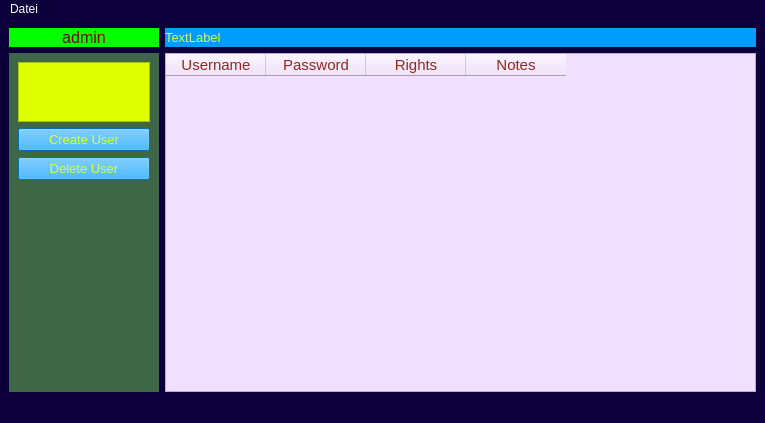
<?xml version="1.0" encoding="UTF-8"?>
<ui version="4.0">
 <class>MainWindowViewUI</class>
 <widget class="QMainWindow" name="MainWindowViewUI">
  <property name="geometry">
   <rect>
    <x>0</x>
    <y>0</y>
    <width>765</width>
    <height>423</height>
   </rect>
  </property>
  <property name="windowTitle">
   <string>MainWindow</string>
  </property>
  <property name="styleSheet">
   <string notr="true">background-color:rgb(11, 0, 57); color: white;</string>
  </property>
  <widget class="QWidget" name="centralwidget">
   <layout class="QGridLayout" name="gridLayout">
    <item row="0" column="0">
     <widget class="QLabel" name="usertype_label">
      <property name="styleSheet">
       <string notr="true">background-color:rgb(4, 255, 0);color:rgb(117, 2, 2);font-size:12pt;</string>
      </property>
      <property name="text">
       <string>admin</string>
      </property>
      <property name="alignment">
       <set>Qt::AlignCenter</set>
      </property>
     </widget>
    </item>
    <item row="1" column="3">
     <widget class="QTableWidget" name="user_tableWidget">
      <property name="sizePolicy">
       <sizepolicy hsizetype="MinimumExpanding" vsizetype="Expanding">
        <horstretch>0</horstretch>
        <verstretch>0</verstretch>
       </sizepolicy>
      </property>
      <property name="minimumSize">
       <size>
        <width>100</width>
        <height>0</height>
       </size>
      </property>
      <property name="styleSheet">
       <string notr="true">color: rgb(149, 38, 30); background-color: rgb(241, 224, 255);font-size:11pt;</string>
      </property>
      <property name="sizeAdjustPolicy">
       <enum>QAbstractScrollArea::AdjustToContents</enum>
      </property>
      <column>
       <property name="text">
        <string>Username</string>
       </property>
       <property name="background">
        <color>
         <red>0</red>
         <green>80</green>
         <blue>84</blue>
        </color>
       </property>
      </column>
      <column>
       <property name="text">
        <string>Password</string>
       </property>
      </column>
      <column>
       <property name="text">
        <string>Rights</string>
       </property>
      </column>
      <column>
       <property name="text">
        <string>Notes</string>
       </property>
      </column>
     </widget>
    </item>
    <item row="1" column="0">
     <widget class="QWidget" name="buttons_widget" native="true">
      <property name="minimumSize">
       <size>
        <width>150</width>
        <height>0</height>
       </size>
      </property>
      <property name="styleSheet">
       <string notr="true">background-color:rgb(64, 102, 72);</string>
      </property>
      <layout class="QGridLayout" name="gridLayout_2">
       <item row="1" column="0">
        <widget class="QPushButton" name="newUser">
         <property name="styleSheet">
          <string notr="true">background-color:rgb(0, 157, 255);color:rgb(212, 255, 70);font-size:10pt;</string>
         </property>
         <property name="text">
          <string>Create User</string>
         </property>
         <property name="checkable">
          <bool>false</bool>
         </property>
        </widget>
       </item>
       <item row="2" column="0">
        <widget class="QPushButton" name="deleteUser">
         <property name="styleSheet">
          <string notr="true">background-color:rgb(0, 157, 255);color:rgb(212, 255, 70);font-size:10pt;
</string>
         </property>
         <property name="text">
          <string>Delete User</string>
         </property>
         <property name="checkable">
          <bool>true</bool>
         </property>
        </widget>
       </item>
       <item row="0" column="0">
        <widget class="QTextEdit" name="feedback_mw">
         <property name="sizePolicy">
          <sizepolicy hsizetype="Ignored" vsizetype="Expanding">
           <horstretch>0</horstretch>
           <verstretch>0</verstretch>
          </sizepolicy>
         </property>
         <property name="minimumSize">
          <size>
           <width>10</width>
           <height>1</height>
          </size>
         </property>
         <property name="maximumSize">
          <size>
           <width>200</width>
           <height>60</height>
          </size>
         </property>
         <property name="baseSize">
          <size>
           <width>3</width>
           <height>2</height>
          </size>
         </property>
         <property name="styleSheet">
          <string notr="true">background-color: rgb(221, 255, 0); font-size: 8pt; color: rgb(180, 8, 8);</string>
         </property>
         <property name="html">
          <string>&lt;!DOCTYPE HTML PUBLIC &quot;-//W3C//DTD HTML 4.0//EN&quot; &quot;http://www.w3.org/TR/REC-html40/strict.dtd&quot;&gt;
&lt;html&gt;&lt;head&gt;&lt;meta name=&quot;qrichtext&quot; content=&quot;1&quot; /&gt;&lt;meta charset=&quot;utf-8&quot; /&gt;&lt;style type=&quot;text/css&quot;&gt;
p, li { white-space: pre-wrap; }
hr { height: 1px; border-width: 0; }
li.unchecked::marker { content: &quot;\2610&quot;; }
li.checked::marker { content: &quot;\2612&quot;; }
&lt;/style&gt;&lt;/head&gt;&lt;body style=&quot; font-family:'Segoe UI'; font-size:8pt; font-weight:400; font-style:normal;&quot;&gt;
&lt;p style=&quot;-qt-paragraph-type:empty; margin-top:0px; margin-bottom:0px; margin-left:0px; margin-right:0px; -qt-block-indent:0; text-indent:0px; font-size:10pt;&quot;&gt;&lt;br /&gt;&lt;/p&gt;&lt;/body&gt;&lt;/html&gt;</string>
         </property>
        </widget>
       </item>
       <item row="3" column="0">
        <spacer name="verticalSpacer">
         <property name="orientation">
          <enum>Qt::Vertical</enum>
         </property>
         <property name="sizeHint" stdset="0">
          <size>
           <width>20</width>
           <height>40</height>
          </size>
         </property>
        </spacer>
       </item>
      </layout>
     </widget>
    </item>
    <item row="0" column="3">
     <widget class="QLabel" name="label">
      <property name="styleSheet">
       <string notr="true">background-color:rgb(0, 157, 255);color:rgb(212, 255, 70);font-size:10pt;</string>
      </property>
      <property name="text">
       <string>TextLabel</string>
      </property>
     </widget>
    </item>
   </layout>
  </widget>
  <widget class="QMenuBar" name="menubar">
   <property name="geometry">
    <rect>
     <x>0</x>
     <y>0</y>
     <width>765</width>
     <height>22</height>
    </rect>
   </property>
   <widget class="QMenu" name="menuDatei">
    <property name="autoFillBackground">
     <bool>false</bool>
    </property>
    <property name="styleSheet">
     <string notr="true">background-color: rgb(106, 49, 50);</string>
    </property>
    <property name="title">
     <string>Datei</string>
    </property>
   </widget>
   <addaction name="menuDatei"/>
  </widget>
  <widget class="QStatusBar" name="statusbar"/>
  <action name="actionAdministration">
   <property name="text">
    <string>Administration</string>
   </property>
  </action>
  <action name="actionBenutzer_einsehen">
   <property name="text">
    <string>Benutzer einsehen</string>
   </property>
  </action>
 </widget>
 <resources/>
 <connections/>
</ui>
